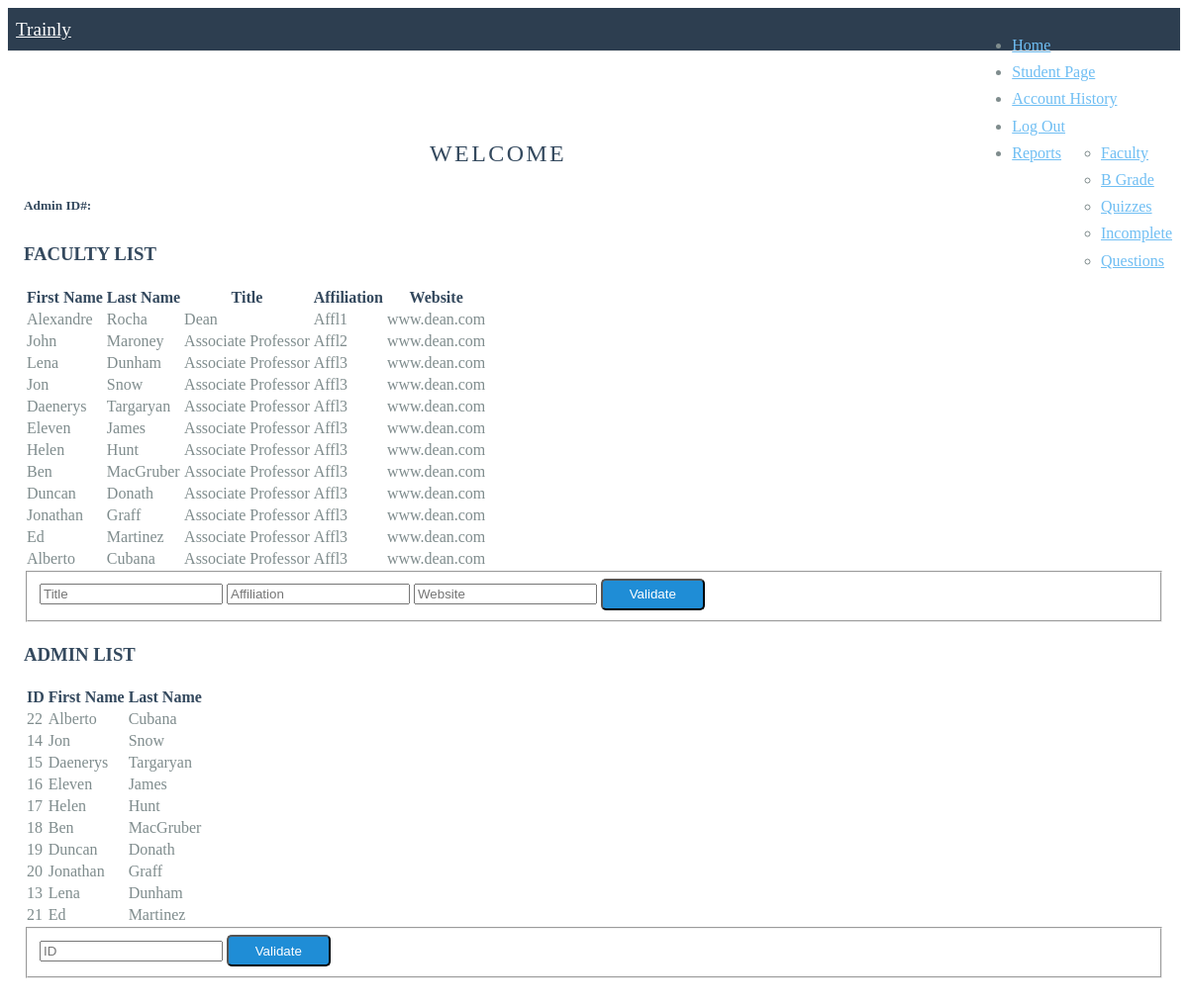
Page /adminhome.php on the committed database.
### tables this page shows
CREATE TABLE `Faculty`
(
	`StudentID`	INTEGER NOT NULL,
	`Title`	TEXT NOT NULL,
	`Affiliation`	TEXT NOT NULL,
	`Work_Website`	TEXT NOT NULL,
	`Date`	TEXT,
	`Time`	TEXT,
	`Identity`	TEXT,
	`AdminID`	INTEGER,
	CONSTRAINT `PK_Factuly` PRIMARY KEY(`StudentID`)	
);

CREATE TABLE `Student`
(
	`StudentID`	INTEGER NOT NULL AUTO_INCREMENT UNIQUE,
	`Email`	VARCHAR(250) NOT NULL UNIQUE,
	`Password`	TEXT NOT NULL,
	`Student_pic`	BLOB NOT NULL,
	`F_Name`	TEXT NOT NULL,
	`L_Name`	TEXT NOT NULL,
	`Street`	TEXT NOT NULL,
	`City`	TEXT NOT NULL,
	`Country`	TEXT NOT NULL,
	`ZipCode`	INTEGER NOT NULL,
	CONSTRAINT `PK_Student` PRIMARY KEY(`StudentID`)
);

### adminhome.php (the view, shortened to what this page needs)
<?php
    $servername = "localhost";
    $username = "root";
    $password = "";
    $dbname = "Trainly";
    $conn = mysqli_connect($servername, $username, $password, $dbname);
?>
<html>
<head>
    <link rel="stylesheet" href="https://unpkg.com/purecss@1.0.0/build/pure-min.css">
    <link rel="stylesheet" href="https://unpkg.com/purecss@1.0.0/build/grids-responsive-min.css">
    <link rel="stylesheet" href="home.css">
</head>
<body>
    <div class="header">
        <div class="home-menu pure-menu pure-menu-horizontal pure-menu-fixed">
            <a class="pure-menu-heading" href="index.php">Trainly</a>
            <ul class="pure-menu-list">
                <li class="pure-menu-item pure-menu"><a href="adminhome.php" class="pure-menu-link">Home</a></li>
                <li class="pure-menu-item"><a href="adminstuhome.php" class="pure-menu-link">Student Page</a></li>
                <li class="pure-menu-item"><a href="history.php" class="pure-menu-link">Account History</a></li>
                <li class="pure-menu-item"><a href="index.php" class="pure-menu-link">Log Out</a></li>
                <li class="pure-menu-item pure-menu-has-children pure-menu-allow-hover">
                <a href="#" id="menuLink1" class="pure-menu-link">Reports</a>
                <ul class="pure-menu-children">
                    <li class="pure-menu-item"><a href="ReportTask1.php" class="pure-menu-link">Faculty</a></li>
                    <li class="pure-menu-item"><a href="ReportTask2.php" class="pure-menu-link">B Grade</a></li>
                    <li class="pure-menu-item"><a href="ReportTask3.php" class="pure-menu-link">Quizzes</a></li>
                    <li class="pure-menu-item"><a href="ReportTask4.php" class="pure-menu-link">Incomplete</a></li>
                    <li class="pure-menu-item"><a href="ReportTask5.php" class="pure-menu-link">Questions</a></li>
                </ul>
                </li>
            </ul>
        </div>
    </div>
    <div class="content">
    <?php
        $email = $_SESSION['email'];
        $fnamesql = "SELECT s.F_Name FROM Student s WHERE s.Email = '$email'";
        $lnamesql = "SELECT s.L_Name FROM Student s WHERE s.Email = '$email'";
        $result3 = mysqli_query($conn, $fnamesql);
        $result4 = mysqli_query($conn, $lnamesql);
        $row2 = mysqli_fetch_assoc($result3);
        $row3 = mysqli_fetch_assoc($result4);
        $fname = ($row2['F_Name']);
        $lname = ($row3['L_Name']);
    ?>
    <br><h2 class="content-head is-center">Welcome <?php echo $fname . " " . $lname; ?></h2>
    <h5>Admin ID#: <?php echo $_SESSION['StudentID']; ?></h5>
    <?php
        $faclist = "SELECT s.F_Name AS First_Name, s.L_Name AS Last_Name, f.Title AS Title, f.Affiliation AS Affiliation, f.Work_Website AS Website FROM Student s
        INNER JOIN Faculty f ON s.StudentID = f.StudentID";
    $fresult = mysqli_query($conn, $faclist);
    echo "<h3 class='content-subhead'>FACULTY LIST</h3>";
    echo "<table class='pure-table'><thead><tr><th><b>First Name</th><th><b>Last Name</th><th><b>Title</th><th><b>Affiliation</th><th><b>Website</th></tr></thead><tbody>";
    while ($frow = mysqli_fetch_assoc($fresult))
    {
        $ffname = $frow['First_Name'];
        $flname = $frow['Last_Name'];
        $ftitle = $frow['Title'];
        $faffl = $frow['Affiliation'];
        $fweb = $frow['Website'];
        echo "<tr><td>".$ffname . "</td><td>" . $flname . "</td><td>" . $ftitle . "</td><td>" . $faffl . "</td><td>" . $fweb . "</td></tr>";
    }
    echo "</tbody></table>";
    ?>
    <form class="pure-form" method = POST action = "">
        <fieldset>
            <input type="text" name ="ftitle" placeholder= "Title">
            <input type="text" name ="faffl" placeholder= "Affiliation">
            <input type="text" name ="fweb" placeholder= "Website">
            <input type="submit" class="pure-button" name= "val_btn" value = "Validate">
        </fieldset>
    </form>
        <?php
        $adlist = "SELECT a.StudentID AS ID, s.F_Name AS First_Name, s.L_Name AS Last_Name FROM Admin a
        INNER JOIN Student s ON s.StudentID = a.StudentID";
    $aresult = mysqli_query($conn, $adlist);
    echo "<h3 class='content-subhead'>ADMIN LIST</h3>";
    echo "<table class='pure-table'><thead><tr><th>ID</th><th>First Name</th><th>Last Name</th></th></tr></thead><tbody>";
    while ($arow = mysqli_fetch_assoc($aresult))
    {
        $aid = $arow['ID'];
        $af = $arow['First_Name'];
        $al = $arow['Last_Name'];
        echo "<tr><td>".$aid . "</td><td>" . $af . "</td><td>" . $al . "</td></tr>";
    }
    echo "</tbody></table>";
    ?>
    <form class="pure-form pure-form-aligned" method = POST action = "">
        <fieldset>
            <input type="text" name ="aid" placeholder= "ID">
            <input type="submit" class="pure-button" name= "aval_btn" value = "Validate">
        </fieldset>
    </form>
</body>
</html>

### home.css (style rules this page uses)
* { -webkit-box-sizing: border-box; -moz-box-sizing: border-box; box-sizing: border-box; }
body { line-height: 1.7em; color: #7f8c8d; font-size: 12px; }
h1, h2, h3, h4, h5, h6, th { color: #34495e; }
.is-center { text-align: center; }
.pure-button { background-color: #1f8dd6; color: white; padding: 0.5em 2em; border-radius: 5px; }
.home-menu { padding: 0.5em; text-align: center; box-shadow: 0 1px 1px rgba(0,0,0, 0.10); }
.home-menu { background: #2d3e50; }
.pure-menu.pure-menu-fixed { border-bottom: none; z-index: 4; }
.home-menu .pure-menu-heading { color: white; font-weight: 400; font-size: 120%; }
.home-menu a { color: #6FBEF3; }
.content-head { font-weight: 400; text-transform: uppercase; letter-spacing: 0.1em; margin: 2em 0 1em; }
@media (min-width: 48em) { body { font-size: 16px; } }
@media (min-width: 48em) { .content { padding: 1em; } }
@media (min-width: 48em) { .home-menu { text-align: left; } }
@media (min-width: 48em) { .home-menu ul { float: right; } }

### rows in the picture
faculty: StudentID.F_Name "Alexandre", StudentID.L_Name "Rocha", Title "Dean", Affiliation "Affl1", Work_Website "www.dean.com"
faculty: StudentID.F_Name "John", StudentID.L_Name "Maroney", Title "Associate Professor", Affiliation "Affl2", Work_Website "www.dean.com"
faculty: StudentID.F_Name "Lena", StudentID.L_Name "Dunham", Title "Associate Professor", Affiliation "Affl3", Work_Website "www.dean.com"
faculty: StudentID.F_Name "Jon", StudentID.L_Name "Snow", Title "Associate Professor", Affiliation "Affl3", Work_Website "www.dean.com"
faculty: StudentID.F_Name "Daenerys", StudentID.L_Name "Targaryan", Title "Associate Professor", Affiliation "Affl3", Work_Website "www.dean.com"
faculty: StudentID.F_Name "Eleven", StudentID.L_Name "James", Title "Associate Professor", Affiliation "Affl3", Work_Website "www.dean.com"
faculty: StudentID.F_Name "Helen", StudentID.L_Name "Hunt", Title "Associate Professor", Affiliation "Affl3", Work_Website "www.dean.com"
faculty: StudentID.F_Name "Ben", StudentID.L_Name "MacGruber", Title "Associate Professor", Affiliation "Affl3", Work_Website "www.dean.com"
faculty: StudentID.F_Name "Duncan", StudentID.L_Name "Donath", Title "Associate Professor", Affiliation "Affl3", Work_Website "www.dean.com"
faculty: StudentID.F_Name "Jonathan", StudentID.L_Name "Graff", Title "Associate Professor", Affiliation "Affl3", Work_Website "www.dean.com"
faculty: StudentID.F_Name "Ed", StudentID.L_Name "Martinez", Title "Associate Professor", Affiliation "Affl3", Work_Website "www.dean.com"
faculty: StudentID.F_Name "Alberto", StudentID.L_Name "Cubana", Title "Associate Professor", Affiliation "Affl3", Work_Website "www.dean.com"

### other values in the picture
$aid "22"
$af "Alberto"
$al "Cubana"
$aid "14"
$af "Jon"
$al "Snow"
$aid "15"
$af "Daenerys"
$al "Targaryan"
$aid "16"
$af "Eleven"
$al "James"
$aid "17"
$af "Helen"
$al "Hunt"
